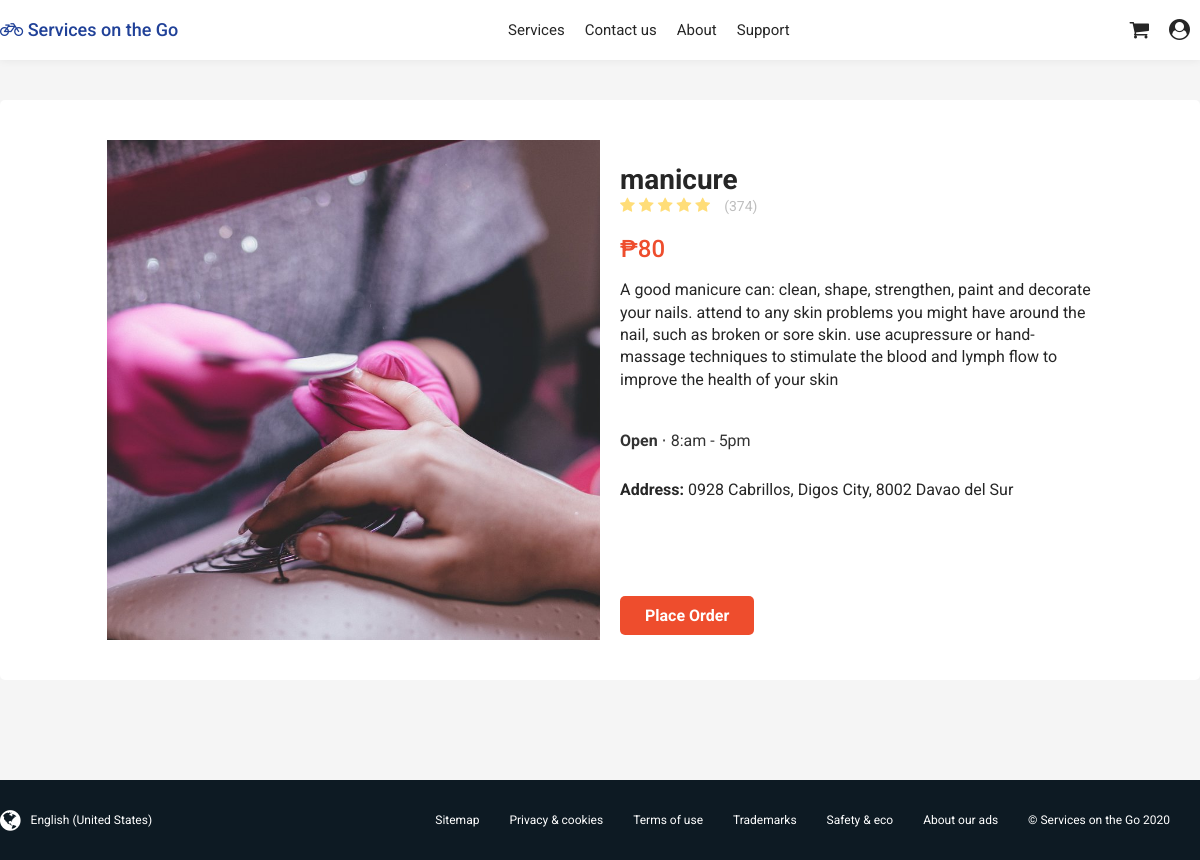
Screenshot of /views/detail.php?id=137 (signed in) with the database file from the repository.
### tables this page shows
CREATE TABLE `tblservices` (
  `IDServices` int(11) NOT NULL,
  `Username` varchar(100) NOT NULL,
  `Company_Name` varchar(45) NOT NULL,
  `Services_Title` longtext NOT NULL,
  `Services_Desc` longtext NOT NULL,
  `Services_Img` longtext NOT NULL,
  `category` varchar(255) NOT NULL,
  `subcategory` varchar(255) NOT NULL,
  `latitude` varchar(255) NOT NULL,
  `longtitude` varchar(255) NOT NULL,
  `price` int(11) NOT NULL,
  `address` varchar(255) NOT NULL
);

### views/detail.php (the view, shortened to what this page needs)
<!DOCTYPE html>
<html lang="en">
<head>
	<link rel="stylesheet" type="text/css" href="../css/style.css">
	<link rel="stylesheet" type="text/css" href="../css/detail.css">
	<link rel="stylesheet" href="https://cdnjs.cloudflare.com/ajax/libs/font-awesome/4.7.0/css/font-awesome.min.css">
</head>
<body>
	<nav class="main-nav">
		<div class="main-nav-inner">
			<a href="index.php">
				<label class="logo"><i class="fa fa-bicycle"></i> Services on the Go</label>
			</a>
			<ul class="main-menu">
				<li><a href="category.php">Services</a></li>
				<li><a href="#">Contact us</a></li>
				<li><a href="#">About</a></li>
				<li><a href="#">Support</a></li>
			</ul>
			<ul class="right-menu">
				<li><a href="#"><i class="fa fa-shopping-cart"></i></a></li>
				<li><a href="#"><i class="fa fa-user-circle"></i></a></li>
			</ul>
		</div>
	</nav>
	<section class="section-detail">
		<div class="section-detail-inner">
			<?php
				include('../php/connect.php');
				if(isset($_GET['id'])) {
					$sql = "SELECT * FROM `tblservices` WHERE IDServices = " . $_GET['id'];
					$result = $conn->query($sql);
					if ($result->num_rows > 0) {
						$row = $result->fetch_assoc();
					}
				}
			?>
			<div class="detail-image"
				style="background-image: url('../assets/images/services/<?php echo $row['Services_Img']; ?>')"
			></div>
			<div class="detail-info">
				<div>
					<h2><?php echo $row['Services_Title']; ?></h2>
					<div class="ratings">
						<div>
							<div class="stars-div">
								<label class="stars">
									<i class="fa fa-star"></i>
									<i class="fa fa-star"></i>
									<i class="fa fa-star"></i>
									<i class="fa fa-star"></i>
									<i class="fa fa-star"></i>
								</label>
								<span class="star-detail">(374)</span>
							</div>
							<p class="price">₱<?php echo $row["price"]; ?></p>
							<p class="category-detail"><?php echo $row["Services_Desc"]; ?></p>
							<span class="open"><b>Open</b> ⋅ 8:am - 5pm</span>
							<p><b>Address:</b> <?php echo $row["address"]; ?></p>
						</div>
					</div>
				</div>
				<div>
					<form method="post">
						<input type="submit" class="btn-order" value="Place Order">
					</form>
				</div>
			</div>
		</div>
	</section>
	<footer class="footer">
		<div class="footer-inner">
			<div>
				<i class="fa fa-globe fa-2x"></i> English (United States)
			</div>
			<ul>
				<li><a href="#">Sitemap</a></li>
				<li><a href="#">Privacy & cookies</a></li>
				<li><a href="#">Terms of use</a></li>
				<li><a href="#">Trademarks</a></li>
				<li><a href="#">Safety & eco</a></li>
				<li><a href="#">About our ads</a></li>
				<li><a href="#">&copy; Services on the Go 2020</a></li>
			</ul>
		</div>
	</footer>
</body>
</html>

### css/style.css (style rules this page uses)
body, ul, li { padding: 0; margin: 0; font-family: Roboto, sans-serif; }
ul { list-style-type: none; }
a { color: #262626; text-decoration: none; padding-bottom: 2px; }
.main-nav { z-index: 1; display: flex; width: 100%; position: fixed; top: 0; background: #fff; box-shadow: 0 1px 8px 0 rgba(0,0,0,0.06); }
.main-nav .logo { font-weight: 500; font-size: 18px; color: #204198; }
.main-nav-inner { width: 1200px; height: 60px; display: flex; align-items: center; justify-content: space-between; margin: 0 auto; font-size: 15px; }
.main-nav-inner ul { display: flex; }
.main-nav-inner ul li { padding: 0 10px; }
.main-nav-inner .right-menu li a i { font-size: 1.4em; }
.footer { background: #0D1A23; color: #fff; font-size: 12px; }
.footer .footer-inner { max-width: 1200px; height: 80px; margin: 0 auto; display: flex; align-items: center; justify-content: space-between; }
.footer div { display: flex; align-items: center; }
.footer-inner ul { display: flex; flex-wrap: wrap; }
.footer-inner div > i { margin-right: 10px; }
.footer ul li { margin-right: 30px; }
.footer ul li a { color: #fff; }

### css/detail.css (style rules this page uses)
body { background-color: #f5f5f5; }
.section-detail { max-width: 1200px; margin: 100px auto; padding: 40px 20px; background-color: #fff; border-radius: 5px; box-sizing: border-box; color: #262626; }
.section-detail .section-detail-inner { display: grid; max-width: 85%; margin: 0 auto; grid-template-columns: repeat(2, 1fr); }
.section-detail .detail-image { width: 100%; height: 500px; background-size: cover; background-position: center; }
.section-detail .detail-info { padding-left: 20px; box-sizing: border-box; display: flex; flex-direction: column; justify-content: space-between; }
.section-detail .detail-info h2 { font-size: 28px; margin-bottom: 0; }
.section-detail .category-detail { line-height: 1.4em; }
.section-detail p.price { font-size: 24px; font-weight: 500; color: #ee4d2d; padding: 0; margin: 0; }
.section-detail .stars-div { margin-bottom: 20px; }
.section-detail .detail-info .stars { color: #FFDD78; }
.section-detail .open { color: rgba(0,0,0,.8); margin-top: 40px; display: block; margin-bottom: 30px; }
.section-detail .detail-info .star-detail { font-size: 14px; margin-left: 10px; color: rgba(0,0,0,.26); }
.section-detail .btn-order { outline: none; background: #EE4D2D; font-family: Roboto, sans-serif; color: #fff; padding: 10px 25px; cursor: pointer; font-weight: bold; font-size: 16px; margin: 5px 0; border-radius: 5px; border: 0; display: inline-block; }

### rows the page displays
tblservices: Services_Img (picture), Services_Title "manicure", price "80", Services_Desc "A good manicure can: clean, shape, strengthen, paint and decorate your nails. attend to any skin problems you might have around the nail, such as broken or sore skin. use acupressure or hand-massage techniques to stimulate the blood and lymph flow to improve the health of your skin", address "0928 Cabrillos, Digos City, 8002 Davao del Sur"
